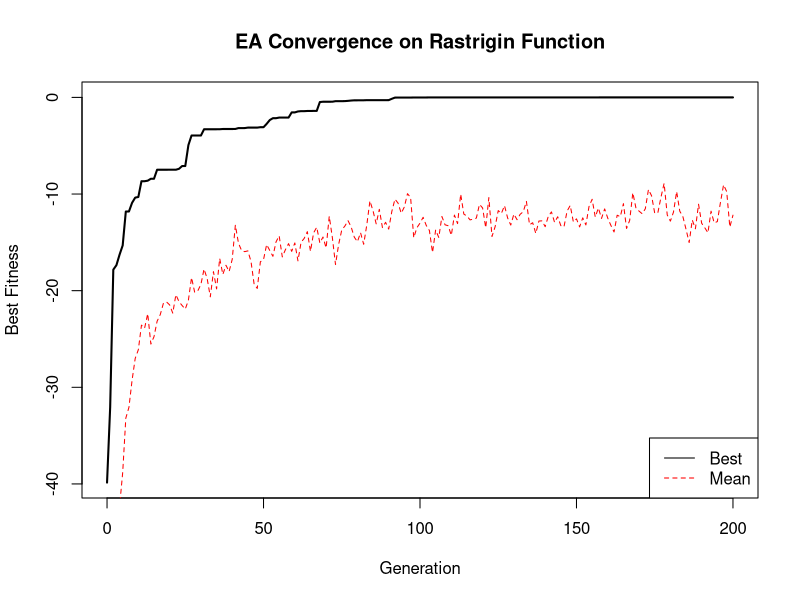

The R script that drew this image: (Note: a time limit stopped this script after it produced the figure.)
## ---- chunk 1
#Evolutionary Learning Framework



# Core utilities and validation


set.seed(42)

# Enhanced softmax with better numerical stability
softmax <- function(x, tau = 1) {
  if (!is.finite(tau) || tau <= 0) stop("tau must be > 0")
  if (all(is.na(x))) return(rep(1/length(x), length(x)))
  
  x_clean <- x[is.finite(x)]
  if (length(x_clean) == 0) return(rep(1/length(x), length(x)))
  
  z <- (x - max(x, na.rm = TRUE)) / tau
  z <- pmax(z, -500)  # Prevent underflow
  ez <- exp(z - max(z, na.rm = TRUE))
  s <- sum(ez, na.rm = TRUE)
  
  if (!is.finite(s) || s == 0) {
    rep(1/length(x), length(x))
  } else {
    ez / s
  }
}

# Enhanced clamping with vectorization
clamp <- function(x, lo, hi) {
  if (length(lo) == 1) lo <- rep(lo, length(x))
  if (length(hi) == 1) hi <- rep(hi, length(x))
  pmin(pmax(x, lo), hi)
}

# Comprehensive population statistics
pop_stats <- function(P, f) {
  list(
    fitness = c(best = max(f, na.rm = TRUE), 
                mean = mean(f, na.rm = TRUE), 
                median = median(f, na.rm = TRUE),
                std = sd(f, na.rm = TRUE),
                q25 = quantile(f, 0.25, na.rm = TRUE),
                q75 = quantile(f, 0.75, na.rm = TRUE)),
    diversity = pop_diversity(P),
    convergence = pop_convergence(P)
  )
}

# Population diversity (spread in parameter space)
pop_diversity <- function(P) {
  if (ncol(P) <= 1) return(0)
  centroid <- rowMeans(P, na.rm = TRUE)
  distances <- sqrt(colSums((P - centroid)^2, na.rm = TRUE))
  mean(distances, na.rm = TRUE)
}

# Population convergence (parameter std dev)
pop_convergence <- function(P) {
  if (ncol(P) <= 1) return(0)
  param_std <- apply(P, 1, sd, na.rm = TRUE)
  mean(param_std, na.rm = TRUE)
}

# Enhanced parameter validation
validate_ea_params <- function(fitness_fn, dim, lower, upper, pop_size, gens, 
                              pcross, elitism, patience, eval_budget) {
  # Basic type checks
  stopifnot(
    is.function(fitness_fn),
    is.numeric(dim) && length(dim) == 1 && dim > 0,
    is.numeric(pop_size) && pop_size > 0,
    is.numeric(gens) && gens > 0,
    is.numeric(pcross) && pcross >= 0 && pcross <= 1,
    is.numeric(elitism) && elitism >= 0 && elitism < pop_size,
    is.numeric(patience) && patience > 0,
    is.numeric(eval_budget) && eval_budget > 0
  )
  
  # Bounds validation
  lower <- rep(lower, length.out = dim)
  upper <- rep(upper, length.out = dim)
  
  if (any(upper <= lower)) {
    stop("All upper bounds must be > lower bounds")
  }
  
  # Test fitness function
  test_point <- runif(dim, min(lower), max(upper))
  test_fitness <- tryCatch(
    fitness_fn(test_point),
    error = function(e) stop(paste("Fitness function error:", e$message))
  )
  
  if (!is.numeric(test_fitness) || length(test_fitness) != 1 || !is.finite(test_fitness)) {
    stop("Fitness function must return a single finite numeric value")
  }
  
  list(lower = lower, upper = upper)
}


# Selection methods


select_parent <- function(f, mode = c("proportionate", "tournament", "rank"), 
                         k = 3, tau = 1) {
  mode <- match.arg(mode)
  n <- length(f)
  
  if (n == 1) return(1)
  
  switch(mode,
    "proportionate" = {
      if (all(f <= 0)) return(sample.int(n, 1))
      probs <- softmax(f, tau = tau)
      sample.int(n, 1, prob = probs)
    },
    
    "tournament" = {
      k <- min(k, n)
      idx <- sample.int(n, k)
      idx[which.max(f[idx])]
    },
    
    "rank" = {
      ranks <- rank(f, ties.method = "random")
      probs <- ranks / sum(ranks)
      sample.int(n, 1, prob = probs)
    }
  )
}


# Crossover operator


crossover_single_point <- function(pa, pb) {
  d <- length(pa)
  if (d == 1L) return((pa + pb) / 2)
  
  q <- sample.int(d - 1, 1)
  c(pa[1:q], pb[(q + 1):d])
}

crossover_blx <- function(pa, pb, alpha = 0.5) {
  v <- runif(length(pa), min = -alpha, max = 1 + alpha)
  v * pa + (1 - v) * pb
}

crossover_sbx <- function(pa, pb, lower, upper, eta_c = 10) {
  d <- length(pa)
  u <- runif(d)
  
  beta <- ifelse(u <= 0.5, 
                (2 * u)^(1 / (eta_c + 1)), 
                (1 / (2 * (1 - u)))^(1 / (eta_c + 1)))
  
  c1 <- 0.5 * ((1 + beta) * pa + (1 - beta) * pb)
  c2 <- 0.5 * ((1 - beta) * pa + (1 + beta) * pb)
  
  child <- if (runif(1) < 0.5) c1 else c2
  clamp(child, lower, upper)
}


# Mutation operators


mutate_gaussian <- function(x, sigma_vec, pm = NULL) {
  d <- length(x)
  if (is.null(pm)) pm <- 1 / d
  
  mask <- runif(d) < pm
  if (any(mask)) {
    x[mask] <- x[mask] + rnorm(sum(mask), 0, sigma_vec[mask])
  }
  x
}

mutate_poly <- function(x, lower, upper, eta_m = 20, pm = NULL) {
  d <- length(x)
  if (is.null(pm)) pm <- 1 / d
  
  lo <- rep(lower, length.out = d)
  hi <- rep(upper, length.out = d)
  rng <- hi - lo
  
  if (any(rng <= 0)) stop("upper must be > lower for all genes")
  
  y <- (x - lo) / rng
  mask <- runif(d) < pm
  if (!any(mask)) return(x)
  
  u <- runif(d)
  mut_pow <- 1 / (eta_m + 1)
  delta1 <- y
  delta2 <- 1 - y
  deltaq <- numeric(d)
  
  idx <- which(mask)
  for (i in idx) {
    if (u[i] <= 0.5) {
      xy <- 1 - delta1[i]
      val <- 2 * u[i] + (1 - 2 * u[i]) * (xy^(eta_m + 1))
      deltaq[i] <- (val^mut_pow) - 1
    } else {
      xy <- 1 - delta2[i]
      val <- 2 * (1 - u[i]) + 2 * (u[i] - 0.5) * (xy^(eta_m + 1))
      deltaq[i] <- 1 - (val^mut_pow)
    }
  }
  
  y_new <- clamp(y + deltaq, 0, 1)
  out <- lo + y_new * rng
  out[!mask] <- x[!mask]
  
  clamp(out, lo, hi)
}

# MAIN EVOLUTIONARY ALGORITHM

evolve_real_enhanced <- function(
  fitness_fn, dim, lower, upper,
  pop_size = 100, gens = 200,
  
  # Selection parameters
  selection = c("tournament", "proportionate", "rank"),
  tournament_k = 3, tau = 1,
  
  # Crossover parameters  
  crossover = c("sbx", "blx", "single"),
  alpha = 0.5, eta_c = 10, pcross = 0.9,
  
  # Mutation parameters
  mutation = c("poly", "gaussian"),
  mut_sd0 = 0.2, mut_sd_min = 1e-3, mut_sd_decay = 0.95,
  eta_m = 20, pmutation = NULL,
  
  # Population management
  elitism = 2, beta_replace = 0.0,
  
  # Termination & monitoring
  eval_budget = Inf, patience = 30, min_delta = 1e-8,
  log_freq = 10, verbose = TRUE, seed = NULL
) {
  
  # Seed management
  if (!is.null(seed)) {
    old_seed <- NULL
    if (exists(".Random.seed", .GlobalEnv)) old_seed <- .Random.seed
    on.exit({
      if (!is.null(old_seed)) .Random.seed <<- old_seed
    }, add = TRUE)
    set.seed(seed)
  }
  
  # Parameter validation and setup
  selection <- match.arg(selection)
  crossover <- match.arg(crossover)
  mutation <- match.arg(mutation)
  
  bounds <- validate_ea_params(fitness_fn, dim, lower, upper, pop_size, gens,
                              pcross, elitism, patience, eval_budget)
  lower <- bounds$lower
  upper <- bounds$upper
  range <- upper - lower
  
  # Initialize population
  P <- sapply(1:pop_size, function(i) runif(dim, lower, upper))
  f <- apply(P, 2, fitness_fn)
  
  if (!all(is.finite(f))) {
    stop("Non-finite fitness values at initialization")
  }
  
  evals <- pop_size
  
  # Best solution tracking
  best_idx <- which.max(f)
  best <- list(f = f[best_idx], theta = P[, best_idx], generation = 0)
  
  # Pre-allocate history
  hist <- data.frame(
    generation = integer(gens + 1),
    best = numeric(gens + 1),
    mean = numeric(gens + 1),
    median = numeric(gens + 1),
    diversity = numeric(gens + 1),
    mut_sd = numeric(gens + 1)
  )
  
  # Initial statistics
  stats <- pop_stats(P, f)
  hist[1, ] <- c(0, stats$fitness["best"], stats$fitness["mean"], 
                 stats$fitness["median"], stats$diversity, mut_sd0)
  
  if (verbose) {
    cat(sprintf("Gen %3d | best=%.6f | mean=%.6f | diversity=%.4f\n", 
                0, best$f, stats$fitness["mean"], stats$diversity))
  }
  
  # Evolution loop
  no_improve <- 0L
  stop_reason <- "gens_exhausted"
  mut_sd <- mut_sd0
  
  for (g in 1:gens) {
    if (evals >= eval_budget) {
      stop_reason <- "eval_budget"
      break
    }
    
    # Update mutation step size
    mut_sd <- max(mut_sd_min, mut_sd * mut_sd_decay)
    sigma_vec <- mut_sd * range
    
    # Elite preservation
    elite_idx <- order(f, decreasing = TRUE)[1:elitism]
    elites <- P[, elite_idx, drop = FALSE]
    elites_f <- f[elite_idx]
    
    # Generate offspring
    n_off <- pop_size - elitism
    Off <- matrix(NA_real_, nrow = dim, ncol = n_off)
    
    for (k in 1:n_off) {
      # Parent selection
      i <- select_parent(f, selection, tournament_k, tau)
      j <- select_parent(f, selection, tournament_k, tau)
      pa <- P[, i]
      pb <- P[, j]
      
      # Crossover
      if (runif(1) < pcross) {
        child <- switch(crossover,
          "sbx" = crossover_sbx(pa, pb, lower, upper, eta_c),
          "blx" = crossover_blx(pa, pb, alpha),
          "single" = crossover_single_point(pa, pb)
        )
      } else {
        child <- if (runif(1) < 0.5) pa else pb
      }
      
      # Mutation
      child <- switch(mutation,
        "gaussian" = mutate_gaussian(child, sigma_vec, pm = pmutation),
        "poly" = mutate_poly(child, lower, upper, eta_m = eta_m, pm = pmutation)
      )
      
      # Random replacement
      if (runif(1) < beta_replace) {
        child <- runif(dim, lower, upper)
      }
      
      Off[, k] <- clamp(child, lower, upper)
    }
    
    # Evaluate offspring
    f_off <- apply(Off, 2, fitness_fn)
    evals <- evals + n_off
    
    if (!all(is.finite(f_off))) {
      stop("Non-finite fitness in offspring")
    }
    
    # Combine populations
    P <- cbind(elites, Off)
    f <- c(elites_f, f_off)
    
    # Statistics
    stats <- pop_stats(P, f)
    b <- stats$fitness["best"]
    
    # Update history
    hist[g + 1, ] <- c(g, b, stats$fitness["mean"], 
                       stats$fitness["median"], stats$diversity, mut_sd)
    
    # Best solution tracking
    if (b > best$f + min_delta) {
      best <- list(f = b, theta = P[, which.max(f)], generation = g)
      no_improve <- 0L
    } else {
      no_improve <- no_improve + 1L
    }
    
    # Early stopping
    if (no_improve >= patience) {
      stop_reason <- "early_stopping"
      break
    }
    
    # Logging
    if (verbose && (g %% log_freq == 0L)) {
      cat(sprintf("Gen %3d | best=%.6f | mean=%.6f | diversity=%.4f\n",
                  g, b, stats$fitness["mean"], stats$diversity))
    }
  }
  
  # Return results
  list(
    best_fit = best$f,
    best_theta = best$theta,
    best_generation = best$generation,
    history = hist[1:(g + 1), ],
    final_population = P,
    final_fitness = f,
    evaluations = evals,
    stop_reason = stop_reason
  )
}

# Test functions and demos


# Test function: Rastrigin (minimize, so we negate for maximization)
rastrigin <- function(x) {
  d <- length(x)
  -(10 * d + sum(x^2 - 10 * cos(2 * pi * x)))
}

# Simple demo function
demo_simple <- function() {
  cat("=== Simple EA Demo ===\n")
  
  # Test on 5D Rastrigin
  result <- evolve_real_enhanced(
    fitness_fn = rastrigin,
    dim = 5,
    lower = -5.12,
    upper = 5.12,
    pop_size = 100,
    gens = 200,
    selection = "tournament",
    crossover = "sbx",
    mutation = "poly",
    verbose = TRUE,
    seed = 42
  )
  
  cat(sprintf("\nFinal Results:\n"))
  cat(sprintf("Best fitness: %.6f\n", result$best_fit))
  cat(sprintf("Evaluations: %d\n", result$evaluations))
  cat(sprintf("Stop reason: %s\n", result$stop_reason))
  cat(sprintf("Best solution: %s\n", paste(round(result$best_theta, 4), collapse = ", ")))
  
  # Plot convergence
  hist <- result$history
  plot(hist$generation, hist$best, type = "l", lwd = 2,
       xlab = "Generation", ylab = "Best Fitness", 
       main = "EA Convergence on Rastrigin Function")
  lines(hist$generation, hist$mean, col = "red", lty = 2)
  legend("bottomright", c("Best", "Mean"), col = c("black", "red"), lty = c(1, 2))
  
  result
}

# Enhanced drone game components (simplified version)
make_field <- function(J = 40, r = 0.08, seed = NULL) {
  if (!is.null(seed)) set.seed(seed)
  obstacles <- cbind(runif(J, -0.5, 1), runif(J, -1, 1))
  list(obstacles = obstacles, radius = r)
}

check_status <- function(x, field, k, kmax) {
  if (x[2] >= 1) return(1)  # Success
  if (abs(x[1]) >= 1 || x[2] <= -1 || k > kmax) return(-1)  # Failure
  
  # Check collision with obstacles
  distances <- sqrt(colSums((t(field$obstacles) - x)^2))
  if (any(distances <= field$radius)) return(-1)
  
  0  # Continue
}

make_controller <- function() {
  # Simple 2-5-2 network
  n_params <- 2*5 + 5 + 5*2 + 2  # W1 + b1 + W2 + b2
  
  unpack <- function(theta) {
    W1 <- matrix(theta[1:10], nrow = 5, ncol = 2)
    b1 <- theta[11:15]
    W2 <- matrix(theta[16:25], nrow = 2, ncol = 5)
    b2 <- theta[26:27]
    list(W1 = W1, b1 = b1, W2 = W2, b2 = b2)
  }
  
  forward <- function(x, theta) {
    params <- unpack(theta)
    h <- tanh(x %*% t(params$W1) + matrix(params$b1, nrow(x), 5, byrow = TRUE))
    y <- h %*% t(params$W2) + matrix(params$b2, nrow(x), 2, byrow = TRUE)
    pmin(pmax(y, -1), 1)
  }
  
  list(n_params = n_params, forward = forward, unpack = unpack)
}

simulate_game <- function(theta, controller, field, delta = 0.05, kmax = 100, x0 = NULL) {
  if (is.null(x0)) x <- c(runif(1, -0.8, 0.8), -1) else x <- x0
  
  traj <- matrix(NA_real_, nrow = kmax + 1, ncol = 2)
  traj[1, ] <- x
  
  for (k in 1:kmax) {
    u <- as.numeric(controller$forward(matrix(x, nrow = 1), theta))
    x <- x + delta * u
    traj[k + 1, ] <- x
    
    status <- check_status(x, field, k, kmax)
    if (status != 0) {
      return(list(status = status, traj = traj[1:(k + 1), , drop = FALSE]))
    }
  }
  
  list(status = -1, traj = traj)
}

fitness_drone <- function(theta, controller, field, T = 10, delta = 0.05, kmax = 100) {
  wins <- 0
  for (t in 1:T) {
    result <- simulate_game(theta, controller, field, delta, kmax)
    if (result$status == 1) wins <- wins + 1
  }
  wins / T
}

demo_drone <- function() {
  cat("=== Enhanced Drone Demo ===\n")
  
  # Create field and controller
  field <- make_field(J = 30, r = 0.08, seed = 123)
  controller <- make_controller()
  
  # Fitness function
  fitness_fn <- function(theta) {
    fitness_drone(theta, controller, field, T = 15, delta = 0.05, kmax = 150)
  }
  
  # Run optimization
  result <- evolve_real_enhanced(
    fitness_fn = fitness_fn,
    dim = controller$n_params,
    lower = -2,
    upper = 2,
    pop_size = 150,
    gens = 300,
    selection = "tournament",
    crossover = "sbx",
    mutation = "poly",
    patience = 80,
    verbose = TRUE,
    seed = 7
  )
  
  cat(sprintf("\nDrone Results:\n"))
  cat(sprintf("Best win rate: %.1f%%\n", result$best_fit * 100))
  cat(sprintf("Evaluations: %d\n", result$evaluations))
  cat(sprintf("Stop reason: %s\n", result$stop_reason))
  
  # Visualize performance
  par(mfrow = c(1, 2))
  
  # Convergence plot
  hist <- result$history
  plot(hist$generation, hist$best, type = "l", lwd = 2,
       xlab = "Generation", ylab = "Win Rate", 
       main = "Drone Training Progress")
  
  # Trajectory visualization
  plot(NA, xlim = c(-1, 1), ylim = c(-1, 1), 
       xlab = "X", ylab = "Y", main = "Drone Trajectories")
  
  # Draw field
  rect(-1, -1, 1, 1, border = "black")
  points(field$obstacles[, 1], field$obstacles[, 2], pch = 16, col = "red", cex = 0.8)
  abline(h = 1, col = "green", lwd = 3)  # Goal line
  
  # Show some trajectories with best solution
  for (i in 1:20) {
    sim_result <- simulate_game(result$best_theta, controller, field)
    color <- if (sim_result$status == 1) "blue" else "gray"
    lines(sim_result$traj[, 1], sim_result$traj[, 2], col = color, lwd = 1.5)
  }
  
  legend("topright", c("Success", "Failure", "Obstacles", "Goal"), 
         col = c("blue", "gray", "red", "green"), 
         pch = c(15, 15, 16, 15), lty = c(1, 1, 0, 1))
  
  par(mfrow = c(1, 1))
  result
}


# EXAMPLE 


# demo_simple()
# demo_drone()


## ---- chunk 2

demo_simple()



## ---- chunk 3



demo_drone()



## ---- chunk 4
# Benchmarking Framework for Evolutionary vs Traditional Optimization
# Investigating: Is EA really "evolutionary" or just sophisticated search?

library(parallel)

#Baseline optimisation methods

# Pure Random Search with elitism
random_search <- function(fitness_fn, dim, lower, upper, eval_budget = 10000, 
                         elite_size = 10, verbose = FALSE) {
  
  # Initialize with random samples
  best_f <- -Inf
  best_theta <- NULL
  elite_pop <- matrix(NA, dim, elite_size)
  elite_f <- rep(-Inf, elite_size)
  
  evals <- 0
  history <- data.frame(evaluation = integer(), best = numeric(), stringsAsFactors = FALSE)
  
  while (evals < eval_budget) {
    # Generate random candidate
    candidate <- runif(dim, lower, upper)
    f <- fitness_fn(candidate)
    evals <- evals + 1
    
    # Update best
    if (f > best_f) {
      best_f <- f
      best_theta <- candidate
    }
    
    # Update elite population
    worst_elite <- which.min(elite_f)
    if (f > elite_f[worst_elite]) {
      elite_pop[, worst_elite] <- candidate
      elite_f[worst_elite] <- f
    }
    
    # Log progress
    if (evals %% 100 == 0) {
      history <- rbind(history, data.frame(evaluation = evals, best = best_f))
      if (verbose && evals %% 1000 == 0) {
        cat(sprintf("Eval %d: best = %.6f\n", evals, best_f))
      }
    }
  }
  
  list(
    best_fit = best_f,
    best_theta = best_theta,
    history = history,
    evaluations = evals,
    method = "random_search"
  )
}

# Simulated Annealing
simulated_annealing <- function(fitness_fn, dim, lower, upper, eval_budget = 10000,
                               T0 = 1.0, alpha = 0.95, step_size = 0.1, verbose = FALSE) {
  
  # Initialize
  current <- runif(dim, lower, upper)
  current_f <- fitness_fn(current)
  
  best <- current
  best_f <- current_f
  
  T <- T0
  evals <- 1
  history <- data.frame(evaluation = integer(), best = numeric(), stringsAsFactors = FALSE)
  
  while (evals < eval_budget) {
    # Generate neighbor
    neighbor <- current + rnorm(dim, 0, step_size * (upper - lower))
    neighbor <- pmax(pmin(neighbor, upper), lower)  # Clamp to bounds
    
    neighbor_f <- fitness_fn(neighbor)
    evals <- evals + 1
    
    # Accept/reject
    delta <- neighbor_f - current_f
    if (delta > 0 || runif(1) < exp(delta / T)) {
      current <- neighbor
      current_f <- neighbor_f
      
      if (current_f > best_f) {
        best <- current
        best_f <- current_f
      }
    }
    
    # Cool down
    T <- T * alpha
    
    # Log progress
    if (evals %% 100 == 0) {
      history <- rbind(history, data.frame(evaluation = evals, best = best_f))
      if (verbose && evals %% 1000 == 0) {
        cat(sprintf("Eval %d: best = %.6f, T = %.6f\n", evals, best_f, T))
      }
    }
  }
  
  list(
    best_fit = best_f,
    best_theta = best,
    history = history,
    evaluations = evals,
    method = "simulated_annealing"
  )
}

# Gradient-based optimization (if fitness is differentiable)
gradient_based <- function(fitness_fn, grad_fn, dim, lower, upper, 
                          eval_budget = 10000, lr = 0.01, verbose = FALSE) {
  
  # Initialize
  theta <- runif(dim, lower, upper)
  
  best_f <- fitness_fn(theta)
  best_theta <- theta
  evals <- 1
  
  history <- data.frame(evaluation = integer(), best = numeric(), stringsAsFactors = FALSE)
  
  while (evals < eval_budget) {
    # Compute gradient
    grad <- grad_fn(theta)
    
    # Update parameters
    theta <- theta + lr * grad
    theta <- pmax(pmin(theta, upper), lower)  # Clamp to bounds
    
    # Evaluate
    f <- fitness_fn(theta)
    evals <- evals + 1
    
    if (f > best_f) {
      best_f <- f
      best_theta <- theta
    }
    
    # Log progress
    if (evals %% 100 == 0) {
      history <- rbind(history, data.frame(evaluation = evals, best = best_f))
      if (verbose && evals %% 1000 == 0) {
        cat(sprintf("Eval %d: best = %.6f\n", evals, best_f))
      }
    }
  }
  
  list(
    best_fit = best_f,
    best_theta = best_theta,
    history = history,
    evaluations = evals,
    method = "gradient_based"
  )
}


# EA variants

# EA with crossover disabled (mutation + selection only)
ea_no_crossover <- function(fitness_fn, dim, lower, upper, eval_budget = 10000,
                           pop_size = 50, verbose = FALSE) {
  # Use your existing EA but set pcross = 0
  # Convert eval_budget to generations
  gens <- ceiling(eval_budget / pop_size)
  
  result <- evolve_real_enhanced(
    fitness_fn = fitness_fn,
    dim = dim,
    lower = lower,
    upper = upper,
    pop_size = pop_size,
    gens = gens,
    pcross = 0.0,  # No crossover!
    mutation = "poly",
    selection = "tournament",
    verbose = verbose
  )
  
  # Convert to standard format
  list(
    best_fit = result$best_fit,
    best_theta = result$best_theta,
    history = data.frame(
      evaluation = result$history$generation * pop_size,
      best = result$history$best
    ),
    evaluations = result$evaluations,
    method = "ea_no_crossover"
  )
}

# EA with mutation disabled (crossover + selection only)
ea_no_mutation <- function(fitness_fn, dim, lower, upper, eval_budget = 10000,
                          pop_size = 50, verbose = FALSE) {
  gens <- ceiling(eval_budget / pop_size)
  
  result <- evolve_real_enhanced(
    fitness_fn = fitness_fn,
    dim = dim,
    lower = lower,
    upper = upper,
    pop_size = pop_size,
    gens = gens,
    pcross = 0.9,
    pmutation = 0.0,  # No mutation!
    selection = "tournament",
    verbose = verbose
  )
  
  list(
    best_fit = result$best_fit,
    best_theta = result$best_theta,
    history = data.frame(
      evaluation = result$history$generation * pop_size,
      best = result$history$best
    ),
    evaluations = result$evaluations,
    method = "ea_no_mutation"
  )
}

# Benchmark test functions


# Unimodal: Sphere function (should favor gradient methods)
sphere <- function(x) -sum(x^2)

# Multimodal: Rastrigin (should favor population-based methods)
rastrigin <- function(x) {
  d <- length(x)
  -(10 * d + sum(x^2 - 10 * cos(2 * pi * x)))
}

# Multimodal: Ackley function
ackley <- function(x) {
  d <- length(x)
  a <- 20
  b <- 0.2
  c <- 2 * pi
  term1 <- -a * exp(-b * sqrt(sum(x^2) / d))
  term2 <- -exp(sum(cos(c * x)) / d)
  -(term1 + term2 + a + exp(1))
}

# Non-differentiable: Step function
step_function <- function(x) -sum(floor(x + 0.5)^2)

# Create test suite
test_functions <- list(
  sphere = list(fn = sphere, dim = 10, lower = -5, upper = 5, optimum = 0),
  rastrigin = list(fn = rastrigin, dim = 10, lower = -5.12, upper = 5.12, optimum = 0),
  ackley = list(fn = ackley, dim = 10, lower = -32, upper = 32, optimum = 0),
  step = list(fn = step_function, dim = 10, lower = -5, upper = 5, optimum = 0)
)


# Benchmarking framework


run_single_benchmark <- function(method_fn, method_name, test_fn, test_info, 
                                eval_budget = 10000, seed = 42) {
  set.seed(seed)
  
  start_time <- Sys.time()
  result <- method_fn(
    fitness_fn = test_info$fn,
    dim = test_info$dim,
    lower = test_info$lower,
    upper = test_info$upper,
    eval_budget = eval_budget,
    verbose = FALSE
  )
  end_time <- Sys.time()
  
  # Calculate metrics
  gap_to_optimum <- abs(result$best_fit - test_info$optimum)
  
  data.frame(
    method = method_name,
    test_function = test_fn,
    best_fitness = result$best_fit,
    gap_to_optimum = gap_to_optimum,
    evaluations = result$evaluations,
    runtime_sec = as.numeric(difftime(end_time, start_time, units = "secs")),
    seed = seed,
    stringsAsFactors = FALSE
  )
}

comprehensive_benchmark <- function(eval_budget = 10000, n_runs = 10, n_cores = 1) {
  
  # Define methods to test
  methods <- list(
    random_search = random_search,
    simulated_annealing = simulated_annealing,
    ea_full = function(fitness_fn, dim, lower, upper, eval_budget, verbose = FALSE) {
      gens <- ceiling(eval_budget / 50)
      result <- evolve_real_enhanced(fitness_fn, dim, lower, upper, 
                                   pop_size = 50, gens = gens, verbose = verbose)
      list(best_fit = result$best_fit, best_theta = result$best_theta,
           evaluations = result$evaluations, method = "ea_full")
    },
    ea_no_crossover = ea_no_crossover,
    ea_no_mutation = ea_no_mutation
  )
  
  # Generate all combinations
  combinations <- expand.grid(
    method = names(methods),
    test_fn = names(test_functions),
    run = 1:n_runs,
    stringsAsFactors = FALSE
  )
  
  cat(sprintf("Running %d benchmark combinations...\n", nrow(combinations)))
  
  # Run benchmarks
  if (n_cores > 1 && requireNamespace("parallel", quietly = TRUE)) {
    cl <- makeCluster(n_cores)
    clusterEvalQ(cl, {
      # Export necessary objects to cluster
    })
    
    results <- parApply(cl, combinations, 1, function(row) {
      run_single_benchmark(
        method_fn = methods[[row$method]],
        method_name = row$method,
        test_fn = row$test_fn,
        test_info = test_functions[[row$test_fn]],
        eval_budget = eval_budget,
        seed = 42 + as.numeric(row$run)
      )
    })
    
    stopCluster(cl)
    results <- do.call(rbind, results)
  } else {
    # Sequential execution
    results <- data.frame()
    
    for (i in 1:nrow(combinations)) {
      row <- combinations[i, ]
      cat(sprintf("Running %s on %s (run %d/%d)\n", 
                  row$method, row$test_fn, row$run, n_runs))
      
      result <- run_single_benchmark(
        method_fn = methods[[row$method]],
        method_name = row$method,
        test_fn = row$test_fn,
        test_info = test_functions[[row$test_fn]],
        eval_budget = eval_budget,
        seed = 42 + as.numeric(row$run)
      )
      
      results <- rbind(results, result)
    }
  }
  
  results
}

# Analysis and visualization functions
analyze_results <- function(results) {
  library(dplyr)
  
  # Summary statistics
  summary_stats <- results %>%
    group_by(method, test_function) %>%
    summarise(
      mean_fitness = mean(best_fitness),
      median_fitness = median(best_fitness),
      std_fitness = sd(best_fitness),
      mean_gap = mean(gap_to_optimum),
      median_gap = median(gap_to_optimum),
      success_rate = mean(gap_to_optimum < 1e-3),
      mean_runtime = mean(runtime_sec),
      .groups = 'drop'
    )
  
  print(summary_stats)
  
  # Statistical tests
  cat("\n=== Statistical Significance Tests ===\n")
  for (test_fn in unique(results$test_function)) {
    cat(sprintf("\n%s:\n", test_fn))
    test_data <- results[results$test_function == test_fn, ]
    
    # Compare EA variants
    ea_full <- test_data[test_data$method == "ea_full", "best_fitness"]
    ea_no_cross <- test_data[test_data$method == "ea_no_crossover", "best_fitness"]
    ea_no_mut <- test_data[test_data$method == "ea_no_mutation", "best_fitness"]
    
    if (length(ea_full) > 0 && length(ea_no_cross) > 0) {
      p_val <- wilcox.test(ea_full, ea_no_cross)$p.value
      cat(sprintf("EA vs EA-no-crossover p-value: %.4f\n", p_val))
    }
    
    if (length(ea_full) > 0 && length(ea_no_mut) > 0) {
      p_val <- wilcox.test(ea_full, ea_no_mut)$p.value
      cat(sprintf("EA vs EA-no-mutation p-value: %.4f\n", p_val))
    }
  }
  
  summary_stats
}

plot_benchmark_results <- function(results) {
  library(ggplot2)
  library(dplyr)
  
  # Performance comparison
  p1 <- ggplot(results, aes(x = method, y = best_fitness, fill = method)) +
    geom_boxplot() +
    facet_wrap(~test_function, scales = "free_y") +
    theme(axis.text.x = element_text(angle = 45, hjust = 1)) +
    labs(title = "Optimization Performance Comparison",
         x = "Method", y = "Best Fitness") +
    theme_minimal()
  
  print(p1)
  
  # Runtime comparison
  p2 <- ggplot(results, aes(x = method, y = runtime_sec, fill = method)) +
    geom_boxplot() +
    facet_wrap(~test_function) +
    theme(axis.text.x = element_text(angle = 45, hjust = 1)) +
    labs(title = "Runtime Comparison",
         x = "Method", y = "Runtime (seconds)") +
    theme_minimal()
  
  print(p2)
}



results <- comprehensive_benchmark(eval_budget = 5000, n_runs = 20)
 summary_stats <- analyze_results(results)
plot_benchmark_results(results)
